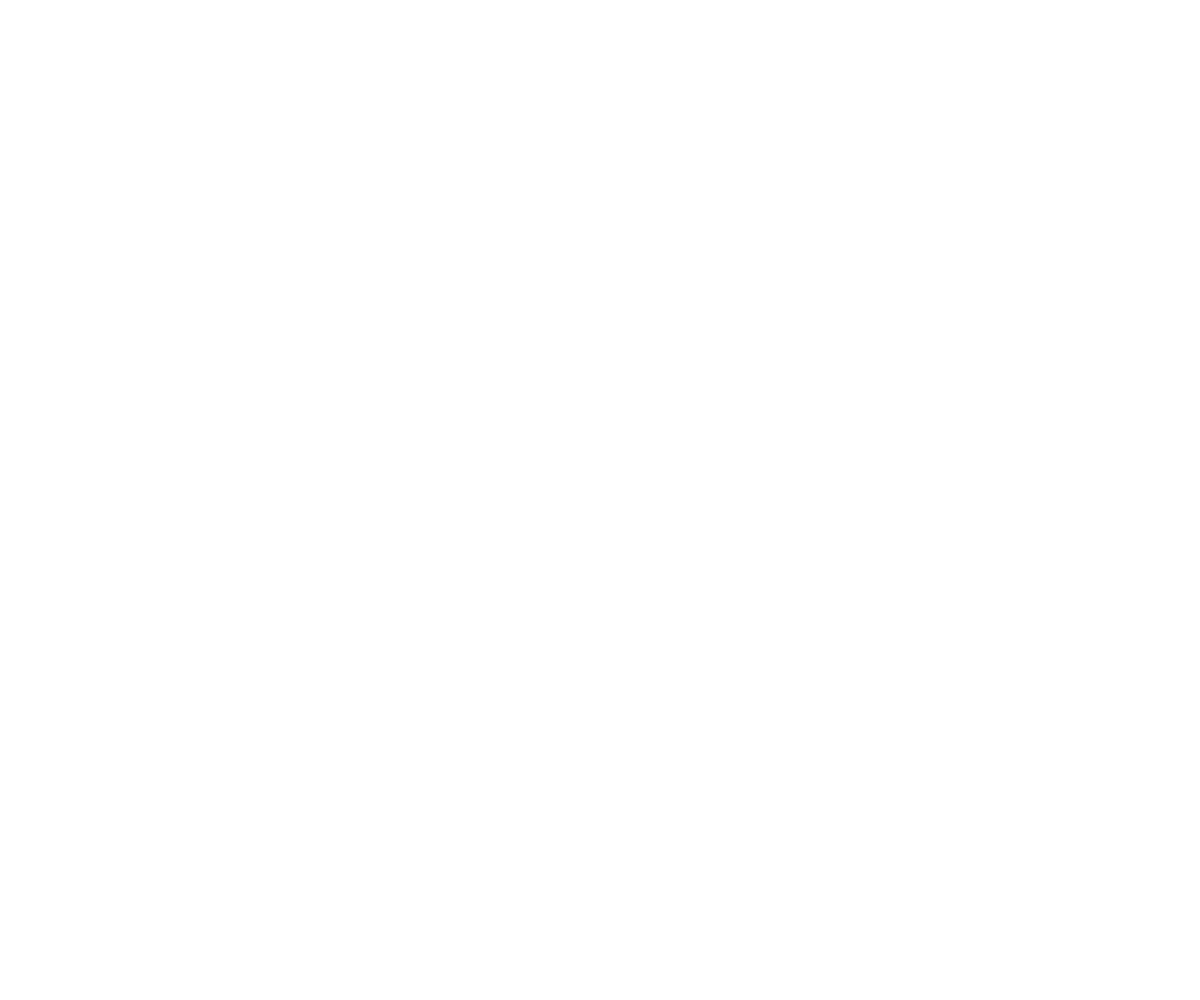
Frame 1 (no input)
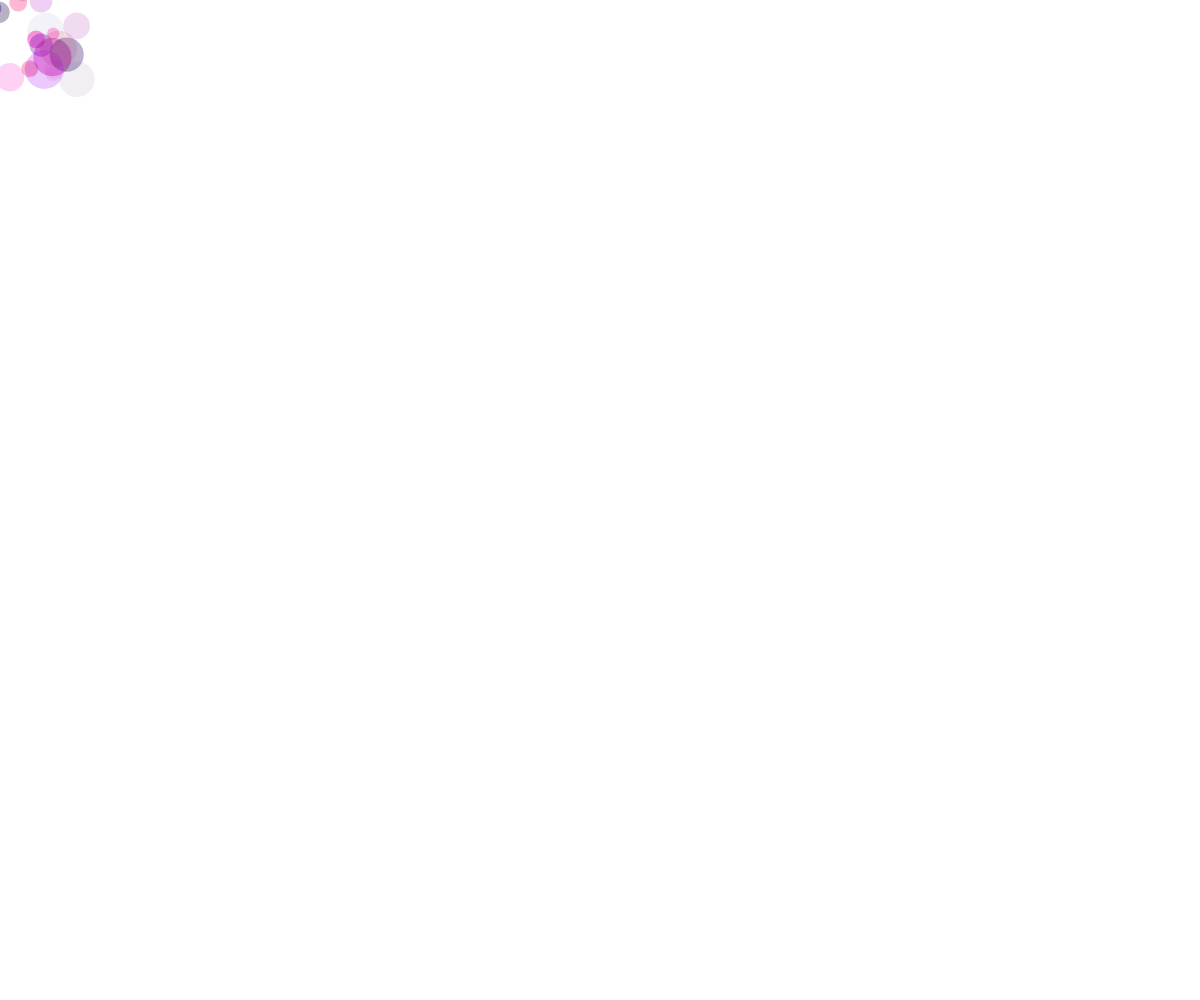
Frame 60 (no input)
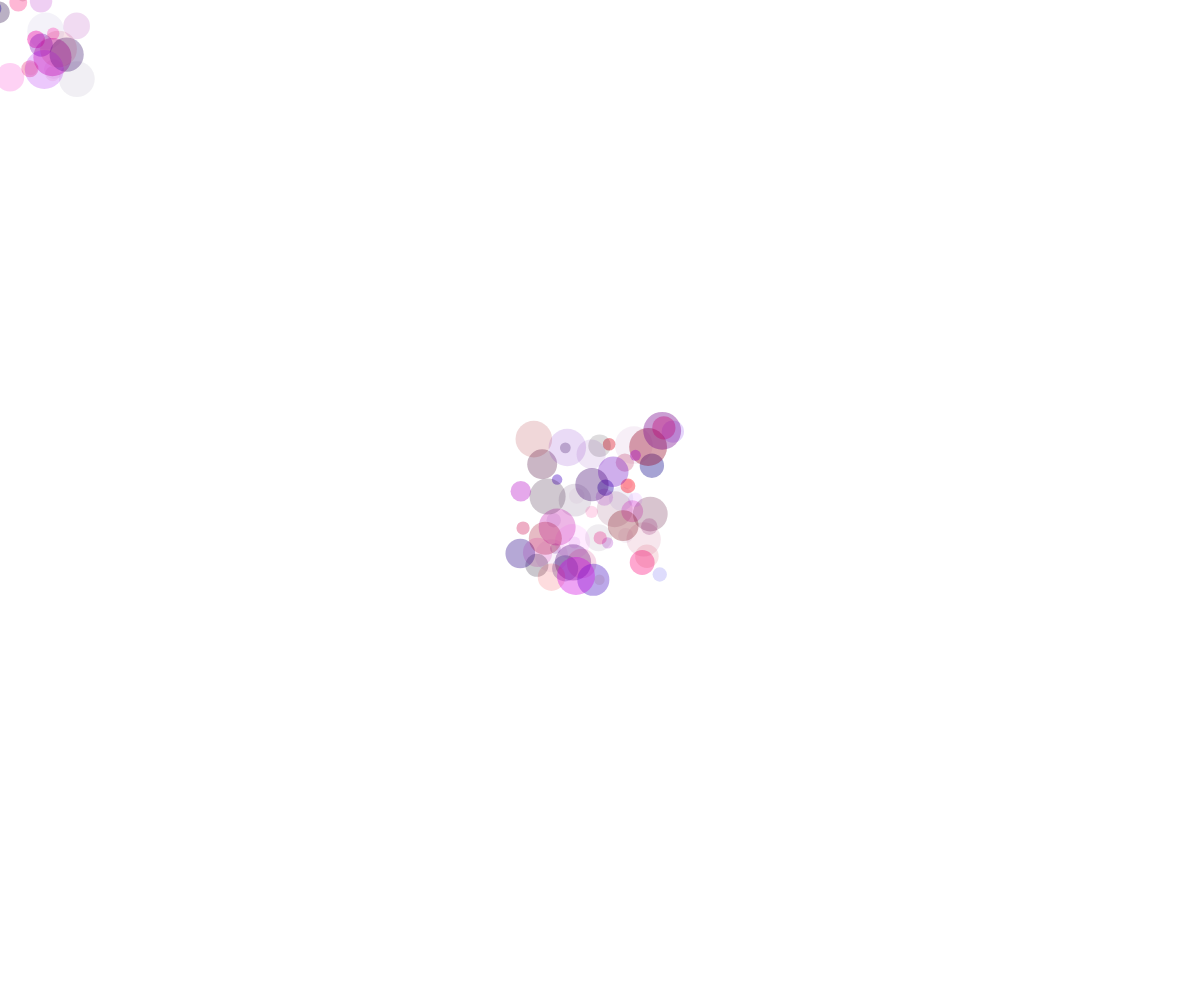
Frame 120 (the mouse pressed at the canvas centre since frame 60)

The p5.js sketch that drew these frames (run headless with seeded random() and noise() and a simulated clock; from frame 60 on, the mouse is pressed at the canvas centre):

// p5.js sketch
// ── sketch.js
function setup() {
	createCanvas(windowWidth, windowHeight);
	background('white');
}

function draw() {
	fill(random(255), random(0), random(255), random(10, 100));
	noStroke();
	ellipse(random(mouseX-80, mouseX+80), random(mouseY-80, mouseY+80), random(10, 40));
}
